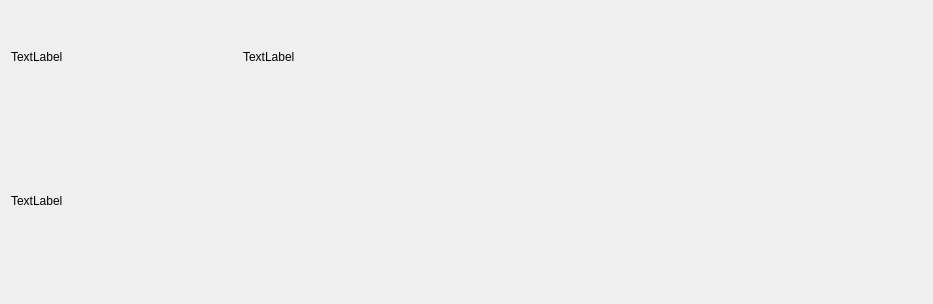
<?xml version="1.0" encoding="UTF-8"?>
<ui version="4.0">
 <class>Form</class>
 <widget class="QWidget" name="Form">
  <property name="geometry">
   <rect>
    <x>0</x>
    <y>0</y>
    <width>933</width>
    <height>304</height>
   </rect>
  </property>
  <property name="windowTitle">
   <string>Form</string>
  </property>
  <layout class="QVBoxLayout" name="verticalLayout" stretch="1,2">
   <item>
    <layout class="QHBoxLayout" name="horizontalLayout" stretch="1,1,2">
     <item>
      <widget class="QLabel" name="label">
       <property name="text">
        <string>TextLabel</string>
       </property>
      </widget>
     </item>
     <item>
      <widget class="QLabel" name="label_2">
       <property name="text">
        <string>TextLabel</string>
       </property>
      </widget>
     </item>
     <item>
      <spacer name="horizontalSpacer">
       <property name="orientation">
        <enum>Qt::Horizontal</enum>
       </property>
       <property name="sizeHint" stdset="0">
        <size>
         <width>40</width>
         <height>20</height>
        </size>
       </property>
      </spacer>
     </item>
    </layout>
   </item>
   <item>
    <widget class="QLabel" name="label_3">
     <property name="text">
      <string>TextLabel</string>
     </property>
    </widget>
   </item>
  </layout>
 </widget>
 <resources/>
 <connections/>
</ui>
